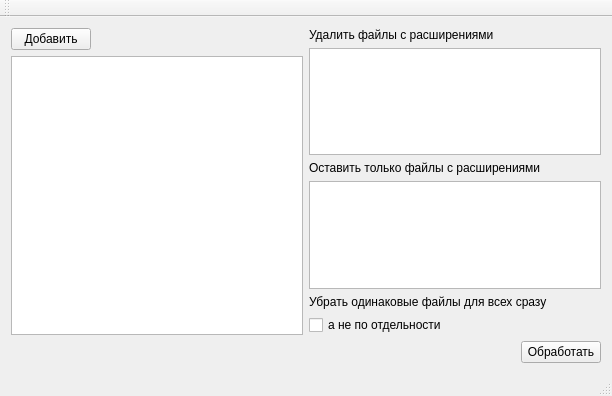
<?xml version="1.0" encoding="UTF-8"?>
<ui version="4.0">
 <class>MainWindow</class>
 <widget class="QMainWindow" name="MainWindow">
  <property name="geometry">
   <rect>
    <x>0</x>
    <y>0</y>
    <width>612</width>
    <height>396</height>
   </rect>
  </property>
  <property name="windowTitle">
   <string>MainWindow</string>
  </property>
  <widget class="QWidget" name="centralWidget">
   <layout class="QVBoxLayout" name="verticalLayout">
    <item>
     <layout class="QHBoxLayout" name="horizontalLayout_2">
      <item>
       <layout class="QHBoxLayout" name="horizontalLayout_5"/>
      </item>
      <item>
       <layout class="QVBoxLayout" name="verticalLayout_4">
        <item>
         <layout class="QHBoxLayout" name="horizontalLayout_6">
          <item>
           <widget class="QPushButton" name="add_input_folder">
            <property name="text">
             <string>Добавить</string>
            </property>
           </widget>
          </item>
          <item>
           <spacer name="horizontalSpacer_3">
            <property name="orientation">
             <enum>Qt::Horizontal</enum>
            </property>
            <property name="sizeHint" stdset="0">
             <size>
              <width>40</width>
              <height>20</height>
             </size>
            </property>
           </spacer>
          </item>
         </layout>
        </item>
        <item>
         <widget class="QTextEdit" name="list_input_folder"/>
        </item>
       </layout>
      </item>
      <item>
       <layout class="QVBoxLayout" name="verticalLayout_5">
        <item>
         <widget class="QLabel" name="label">
          <property name="sizePolicy">
           <sizepolicy hsizetype="Fixed" vsizetype="Preferred">
            <horstretch>0</horstretch>
            <verstretch>0</verstretch>
           </sizepolicy>
          </property>
          <property name="minimumSize">
           <size>
            <width>0</width>
            <height>0</height>
           </size>
          </property>
          <property name="maximumSize">
           <size>
            <width>16777215</width>
            <height>20</height>
           </size>
          </property>
          <property name="text">
           <string>Удалить файлы с расширениями</string>
          </property>
         </widget>
        </item>
        <item>
         <widget class="QTextEdit" name="textEdit_delete_exist"/>
        </item>
        <item>
         <widget class="QLabel" name="label_2">
          <property name="maximumSize">
           <size>
            <width>16777215</width>
            <height>20</height>
           </size>
          </property>
          <property name="text">
           <string>Оставить только файлы с расширениями</string>
          </property>
         </widget>
        </item>
        <item>
         <widget class="QTextEdit" name="textEdit_only_exist"/>
        </item>
        <item>
         <widget class="QLabel" name="label_3">
          <property name="text">
           <string>Убрать одинаковые файлы для всех сразу</string>
          </property>
         </widget>
        </item>
        <item>
         <widget class="QCheckBox" name="checkbox_all_no_copy">
          <property name="text">
           <string>а не по отдельности</string>
          </property>
         </widget>
        </item>
       </layout>
      </item>
     </layout>
    </item>
    <item>
     <layout class="QHBoxLayout" name="horizontalLayout">
      <item>
       <spacer name="horizontalSpacer">
        <property name="orientation">
         <enum>Qt::Horizontal</enum>
        </property>
        <property name="sizeHint" stdset="0">
         <size>
          <width>40</width>
          <height>20</height>
         </size>
        </property>
       </spacer>
      </item>
      <item>
       <widget class="QPushButton" name="pushButton">
        <property name="text">
         <string>Обработать</string>
        </property>
       </widget>
      </item>
     </layout>
    </item>
   </layout>
  </widget>
  <widget class="QMenuBar" name="menuBar">
   <property name="geometry">
    <rect>
     <x>0</x>
     <y>0</y>
     <width>612</width>
     <height>21</height>
    </rect>
   </property>
  </widget>
  <widget class="QToolBar" name="mainToolBar">
   <attribute name="toolBarArea">
    <enum>TopToolBarArea</enum>
   </attribute>
   <attribute name="toolBarBreak">
    <bool>false</bool>
   </attribute>
  </widget>
  <widget class="QStatusBar" name="statusBar"/>
 </widget>
 <layoutdefault spacing="6" margin="11"/>
 <resources/>
 <connections/>
</ui>
